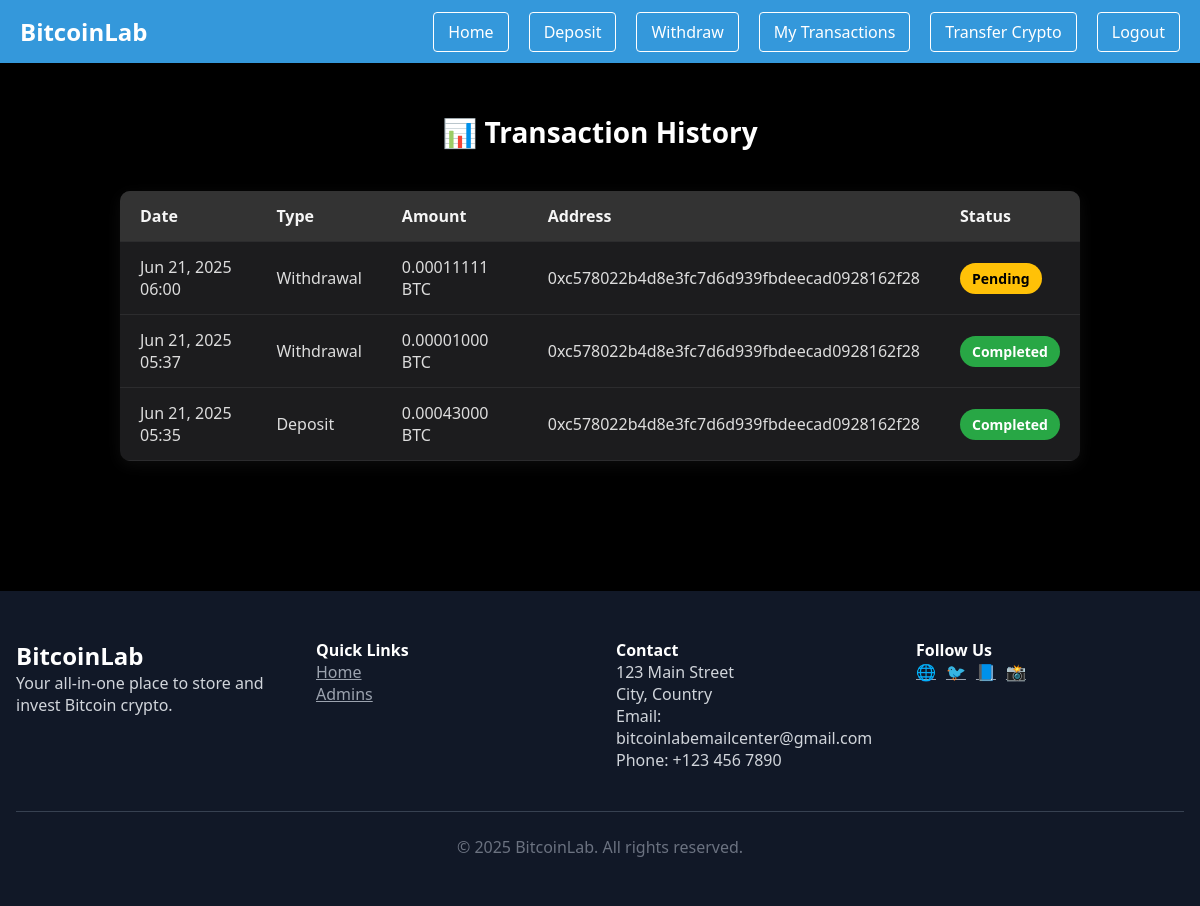
Before: /transaction (signed in) with the older database file.
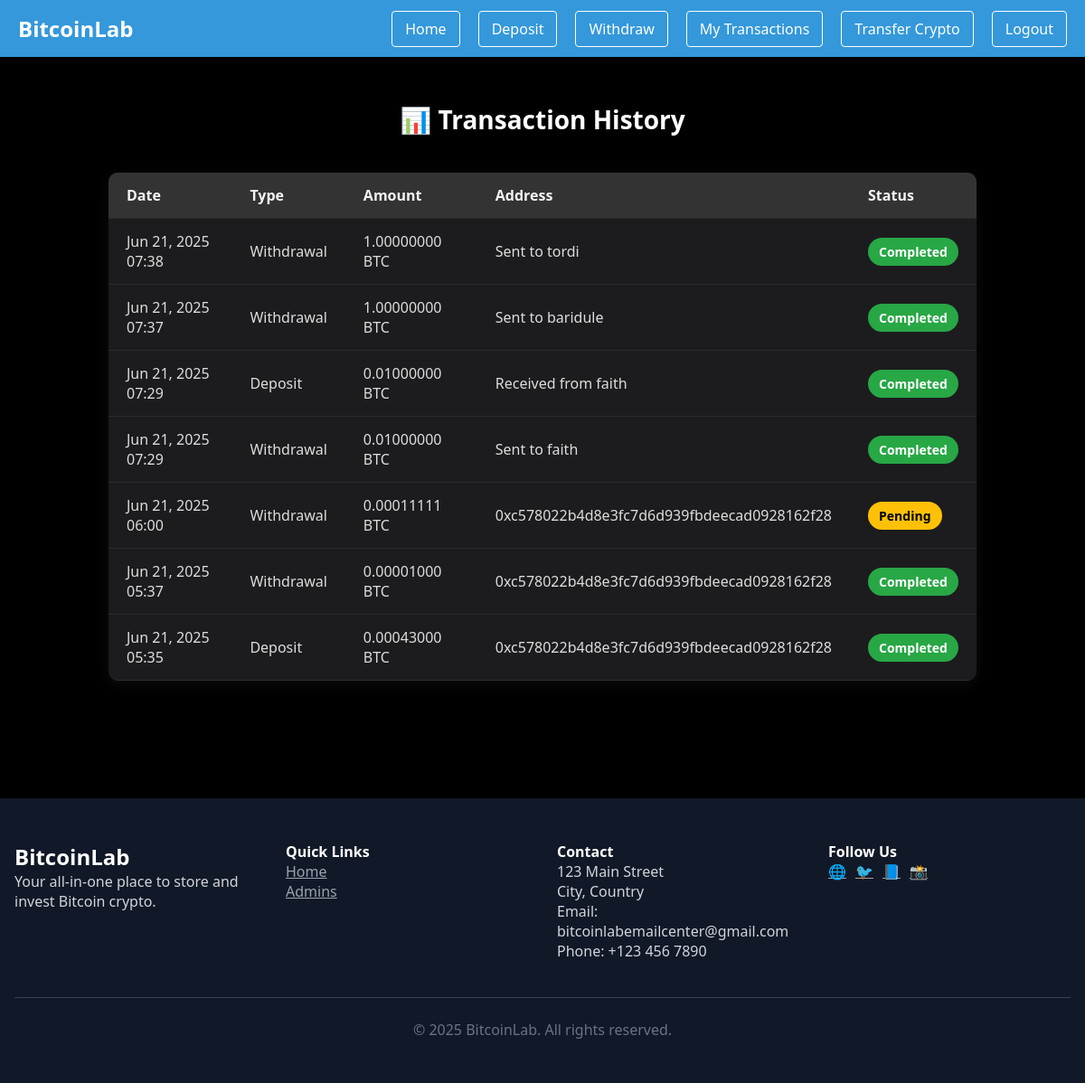
After: the same page with the newer database file.
### core/models.py (models this page shows)
class Transaction(models.Model):
    TRANSACTION_TYPES = [('deposit', 'Deposit'), ('withdrawal', 'Withdrawal')]
    STATUS_CHOICES = [('pending', 'Pending'), ('completed', 'Completed')]
    user = models.ForeignKey(User, on_delete=models.CASCADE)
    amount = models.DecimalField(max_digits=18, decimal_places=8)
    transaction_type = models.CharField(max_length=10, choices=TRANSACTION_TYPES)
    address = models.CharField(max_length=255)
    status = models.CharField(max_length=20, choices=STATUS_CHOICES, default='pending')
    created_at = models.DateTimeField(auto_now_add=True)

### core/views.py (the view)
# urls.py: path('transaction', views.transaction, name='transaction'),
@login_required
def transaction(request):
    transactions = Transaction.objects.filter(user=request.user).order_by('-created_at')
    return render(request, 'wallet/transaction.html', {'transactions': transactions})

### templates/wallet/transaction.html (shortened to what this page needs)
{% extends 'base.html' %}
{% load static %}
{% block content %}
<div class="container">
  <h2>📊 Transaction History</h2>
  <div class="table-responsive">
    <table class="transaction-table">
      <thead>
        <tr>
          <th>Date</th>
          <th>Type</th>
          <th>Amount</th>
          <th>Address</th>
          <th>Status</th>
        </tr>
      </thead>
      <tbody>
        {% for tx in transactions %}
        <tr>
          <td>{{ tx.created_at|date:"M d, Y H:i" }}</td>
          <td>{{ tx.transaction_type|title }}</td>
          <td>{{ tx.amount }} BTC</td>
          <td>{{ tx.address }}</td>
          <td>
            <span class="badge badge-{{ tx.status }}">{{ tx.status|title }}</span>
          </td>
        </tr>
        {% empty %}
        <tr>
          <td colspan="5" class="text-center">No transactions found.</td>
        </tr>
        {% endfor %}
      </tbody>
    </table>
  </div>
</div>
{% endblock %}

### templates/base.html (shortened to what this page needs)
{% load static %}
<!DOCTYPE html>
<html lang="en">
<head>
</head>
<body>
<nav class="top-nav">
  <div class="logo">BitcoinLab</div>
  <ul class="top-nav-links">
    {% if user.is_authenticated %}
      <li><a href="{% url 'home' %}">Home</a></li>
      <li><a href="{% url 'deposit' %}">Deposit</a></li>
      <li><a href="{% url 'withdraw' %}">Withdraw</a></li>
      <li><a href="{% url 'transaction' %}">My Transactions</a></li>
      <li><a href="{% url 'transfer_crypto' %}" class="btn btn-primary">Transfer Crypto</a></li>
      <li><a href="{% url 'logout' %}">Logout</a></li>
    {% else %}
      <li><a href="{% url 'home' %}">Home</a></li>
      <li><a href="{% url 'login' %}">Login</a></li>
      <li><a href="{% url 'register' %}">Register</a></li>
    {% endif %}
  </ul>
</nav>
{% block content %}
{% endblock %}
<footer style="background-color: #111827; color: #d1d5db; padding: 3rem 1rem; margin-top: 5rem;">
  <div style="max-width: 1200px; margin: 0 auto; display: grid; grid-template-columns: repeat(auto-fit, minmax(220px, 1fr)); gap: 2rem;">
    <div>
      <h3 style="color:white; font-size: 1.5rem;">BitcoinLab</h3>
      <p>Your all-in-one place to store and invest Bitcoin crypto.</p>
    </div>
    <div>
      <h4 style="color:white;">Quick Links</h4>
      <ul style="list-style: none; padding-left: 0;">
        <li><a href="{% url 'home' %}" style="color: #9ca3af;">Home</a></li>
        <li><a href="#" style="color: #9ca3af;">Admins</a></li>
      </ul>
    </div>
    <div>
      <h4 style="color:white;">Contact</h4>
      <p>123 Main Street<br/>City, Country</p>
      <p>Email: bitcoinlabemailcenter@gmail.com</p>
      <p>Phone: +123 456 7890</p>
    </div>
    <div>
      <h4 style="color:white;">Follow Us</h4>
      <div style="display:flex; gap:10px;">
        <a href="#" style="color:#9ca3af;">🌐</a>
        <a href="#" style="color:#9ca3af;">🐦</a>
        <a href="#" style="color:#9ca3af;">📘</a>
        <a href="#" style="color:#9ca3af;">📸</a>
      </div>
    </div>
  </div>
  <div style="border-top: 1px solid #374151; margin-top: 2.5rem; padding-top: 1.5rem; text-align: center; color: #6b7280;">
    © 2025 BitcoinLab. All rights reserved.
  </div>
</footer>
</body>
</html>

### templates/base.html (style rules this page uses)
* { margin: 0; padding: 0; box-sizing: border-box; }
body { font-family: 'Segoe UI', sans-serif; }
.top-nav { background-color: #3498db; padding: 15px 20px; display: flex; justify-content: space-between; align-items: center; position: relative; z-index: 1000; }
.top-nav .logo { font-size: 24px; font-weight: bold; color: white; }
.top-nav ul.top-nav-links { list-style: none; display: flex; gap: 20px; }
.top-nav ul.top-nav-links li { position: relative; }
.top-nav ul.top-nav-links li a { text-decoration: none; color: white; font-size: 16px; padding: 8px 14px; border: 1px solid white; border-radius: 4px; transition: 0.3s ease; }

### templates/wallet/transaction.html (style rules this page uses)
body { background-color: #000; font-family: 'Segoe UI', sans-serif; color: #f5f5f5; }
.container { max-width: 1000px; margin: auto; padding: 50px 20px; }
h2 { text-align: center; font-size: 28px; margin-bottom: 40px; color: #ffffff; }
.transaction-table { width: 100%; border-collapse: collapse; background-color: #1c1c1e; border-radius: 10px; overflow: hidden; font-size: 16px; box-shadow: 0 4px 15px rgba(255, 255, 255, 0.05); }
.transaction-table thead { background-color: #333; color: #f5f5f5; }
.transaction-table th, .transaction-table td { padding: 14px 20px; border-bottom: 1px solid #2c2c2e; text-align: left; }
.transaction-table td { color: #ddd; }
.badge { padding: 6px 12px; border-radius: 20px; font-size: 14px; font-weight: 600; display: inline-block; text-transform: capitalize; }
.badge-pending { background-color: #ffc107; color: #000; }
.badge-completed { background-color: #28a745; color: #fff; }

Changed rows visible on the page:
added Transaction: created_at "Jun 21, 2025 07:38", transaction_type "Withdrawal", amount "1.00000000", address "Sent to tordi", status "Completed"
added Transaction: created_at "Jun 21, 2025 07:37", transaction_type "Withdrawal", amount "1.00000000", address "Sent to baridule", status "Completed"
added Transaction: created_at "Jun 21, 2025 07:29", transaction_type "Deposit", amount "0.01000000", address "Received from faith", status "Completed"
added Transaction: created_at "Jun 21, 2025 07:29", transaction_type "Withdrawal", amount "0.01000000", address "Sent to faith", status "Completed"
